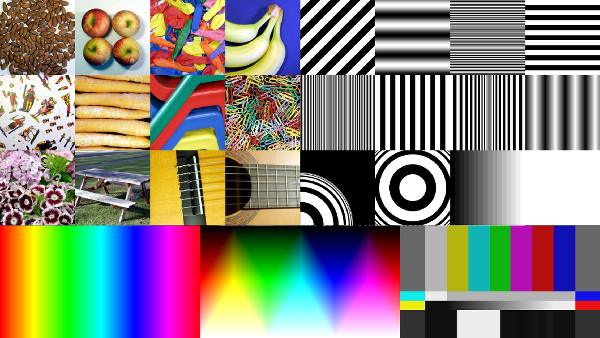
#> input picture Sample Images/image3.jpg, 600 x 338 px, found by its file name
$ python exp8.py
#> lines starting #> are read from the running program, lines starting #| are printed output that depends on the picture; after the words box and inside, x2 and y2 are one past the last pixel; in counts of white or black regions, pixels touching at a corner belong together
import cv2
import numpy as np

img = cv2.imread('Sample Images/image3.jpg')
#> img is the input picture: shape (338, 600, 3); mean B, G, R 122.7, 130.9, 136.3
hsv = cv2.cvtColor(img, cv2.COLOR_BGR2HSV)
#> hsv: shape (338, 600, 3); mean H, S, V 43.4, 101.5, 167.7

# Define range for green color in HSV
lower = np.array([30, 50, 50])
upper = np.array([90, 255, 255])

mask = cv2.inRange(hsv, lower, upper)
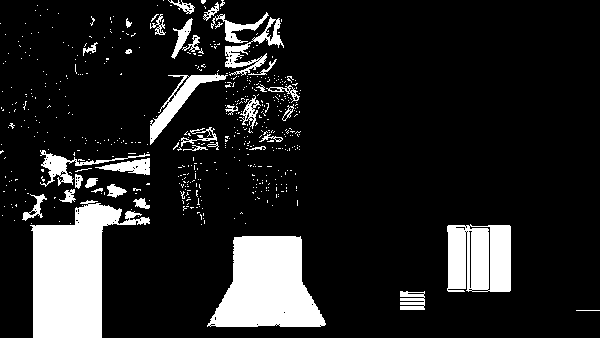
#> mask: shape (338, 600); 14% white; 536 white regions (499 under 20 px), largest, box (x1, y1, x2, y2) and area: (30, 200, 150, 338) 8916, (207, 236, 326, 327) 7416, (447, 224, 511, 292) 3944
result = cv2.bitwise_and(img, img, mask=mask)
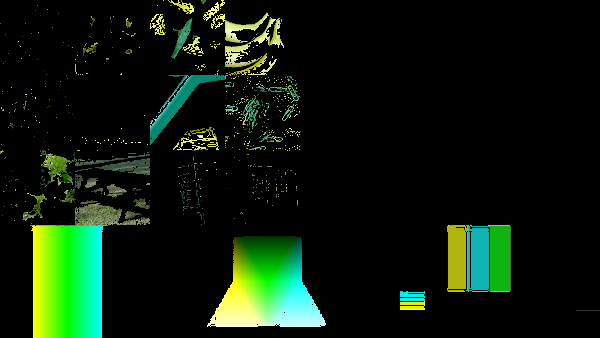
#> result: shape (338, 600, 3); mean B, G, R 12, 27.8, 12.9

cv2.imshow("Original", img)
cv2.imshow("Segmented", result)
cv2.waitKey(0)
cv2.destroyAllWindows()
